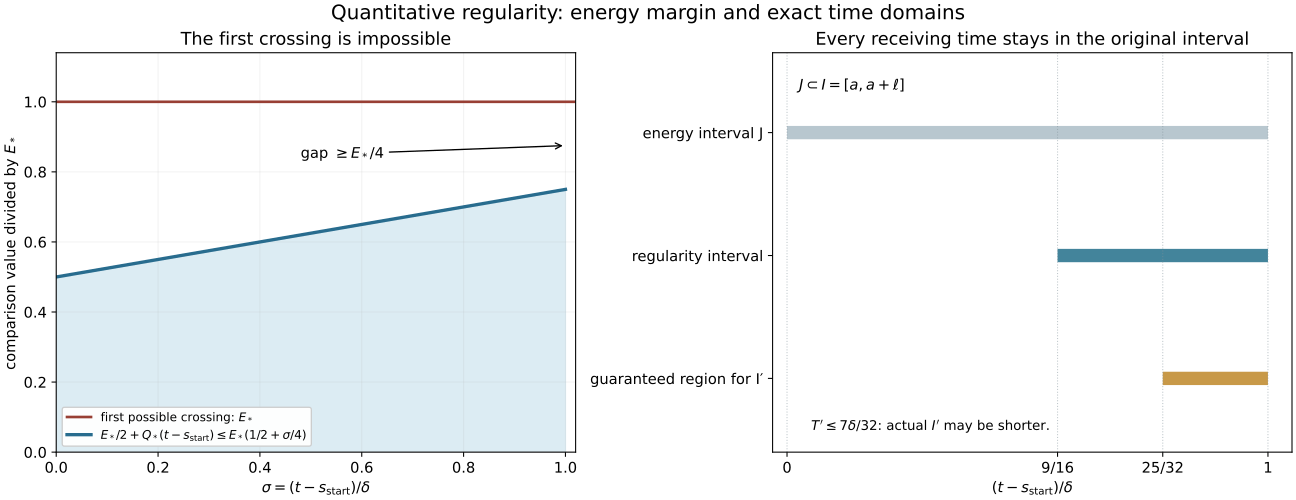

Write the Python code that produced this figure.
"""Exact comparison envelope and relative time inclusions, QR17–QR18 and QR43–QR44."""
from pathlib import Path
import numpy as np
import matplotlib
matplotlib.use('Agg')
import matplotlib.pyplot as plt
ROOT=Path(__file__).resolve().parent
plt.rcParams.update({'font.family':'DejaVu Sans','font.size':11})
fig,(ax,bx)=plt.subplots(1,2,figsize=(13.5,5.2),layout='constrained')
x=np.linspace(0,1,501)
ax.axhline(1,color='#983f34',lw=2,label=r'first possible crossing: $E_*$')
ax.plot(x,.5+.25*x,color='#286c8e',lw=2.5,label=r'$E_*/2+Q_*(t-s_{\rm start})\leq E_*(1/2+\sigma/4)$')
ax.fill_between(x,0,.5+.25*x,color='#dcecf3')
ax.annotate(r'gap $\geq E_*/4$',(1,.875),xytext=(.48,.84),arrowprops={'arrowstyle':'->'},fontsize=11)
ax.set(xlim=(0,1.02),ylim=(0,1.14),xlabel=r'$\sigma=(t-s_{\rm start})/\delta$',ylabel=r'comparison value divided by $E_*$',title='The first crossing is impossible')
ax.legend(loc='lower left',fontsize=9,framealpha=.95)
ax.grid(alpha=.15)
bx.plot([0,1],[2,2],lw=10,color='#b8c7cf',solid_capstyle='butt')
bx.plot([9/16,1],[1,1],lw=10,color='#43849b',solid_capstyle='butt')
bx.plot([25/32,1],[0,0],lw=10,color='#c89948',solid_capstyle='butt')
for xx in (0,9/16,25/32,1):bx.axvline(xx,color='#809099',alpha=.5,lw=.8,ls=':')
bx.set(xlim=(-.03,1.05),ylim=(-.6,2.65),yticks=[0,1,2],yticklabels=['guaranteed region for I′','regularity interval','energy interval J'],
 xticks=[0,9/16,25/32,1],xticklabels=['0','9/16','25/32','1'],
 xlabel=r'$(t-s_{\rm start})/\delta$',title='Every receiving time stays in the original interval')
bx.text(.025,2.35,r'$J\subset I=[a,a+\ell]$',fontsize=11)
bx.text(.05,-.42,r'$T^\prime\leq7\delta/32$: actual $I^\prime$ may be shorter.',fontsize=10)
fig.suptitle('Quantitative regularity: energy margin and exact time domains',fontsize=15)
fig.savefig(ROOT/'quantitative-regularity-interval.png',dpi=170)
fig.savefig(ROOT/'quantitative-regularity-interval.svg')
print('Saved exact comparison envelope and time inclusion figure.')
